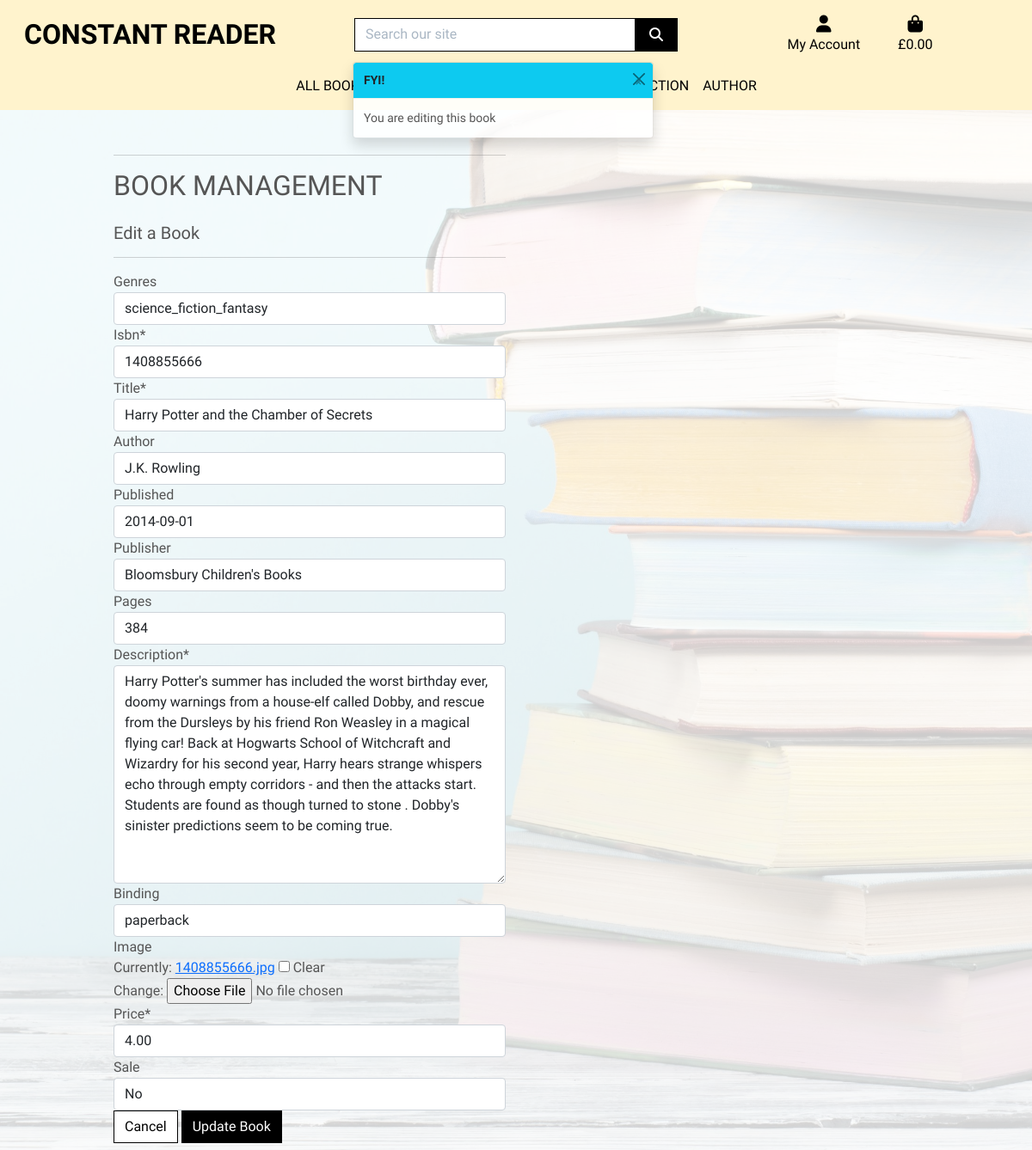
The page /books/edit/2 (signed in) on the database its author committed.
### books/models.py (models this page shows, shortened)
class Books(models.Model):
    class Meta:
        verbose_name_plural = 'Books'
    genres = models.ForeignKey('Genres', null=True, blank=True, on_delete=models.SET_NULL)
    isbn = models.CharField(max_length=15)
    title = models.CharField(max_length=254)
    author = models.CharField(max_length=254, null=True, blank=True)
    published = models.DateField(null=True, blank=True, auto_now=False, auto_now_add=False)
    publisher = models.CharField(max_length=254, null=True, blank=True)
    pages = models.IntegerField(null=True, blank=True)
    description = models.TextField()
    binding = models.CharField(max_length=50, null=True, blank=True)
    image = models.ImageField(null=True, blank=True)
    price = models.DecimalField(max_digits=6, decimal_places=2)
    sale = models.BooleanField(null=True, blank=True)

### books/views.py (the view)
# urls.py: path('edit/<int:book_id>', views.edit_book, name='edit_book'),
@login_required
def edit_book (request, book_id):
    if not request.user.is_superuser:
        messages.error(request, 'Sorry, only store admin can do that')
        return redirect(reverse('home'))
    book = get_object_or_404(Books, pk=book_id)
    if request.method == 'POST':
        form = BookForm(request.POST, request.FILES, instance=book)
        if form.is_valid():
            form.save()
            messages.success(request, 'Successfully updated the book!')
            return redirect(reverse('book_detail', args=[book.id]))
        else:
            messages.error(request, 'Failed to update the book. Please check the details and try again')
    else:
        form = BookForm(instance=book)
        messages.info(request, 'You are editing this book')
    template = 'books/edit_book.html'
    context = {
        'form': form,
        'book': book,
    }
    return render(request, template, context)

### books/forms.py
class BookForm(forms.ModelForm):
    class Meta:
        model = Books
        fields = '__all__'

### bag/contexts.py (called while the page is built, shortened)
def bag_contents(request):
    bag_items = []
    total = 0
    product_count = 0
    bag = request.session.get('bag', {})
    if total < settings.FREE_DELIVERY_THRESHOLD:
        delivery = total * Decimal(settings.STANDARD_DELIVERY_PERCENTAGE / 100)
        free_delivery_delta = settings.FREE_DELIVERY_THRESHOLD - total
    else:
        delivery = 0
        free_delivery_delta = 0
    grand_total = delivery + total
    context = {
        'bag_items': bag_items,
        'total': total,
        'product_count': product_count,
        'delivery': delivery,
        'free_delivery_delta': free_delivery_delta,
        'free_delivery_threshold': settings.FREE_DELIVERY_THRESHOLD,
        'grand_total': grand_total,
    }
    return context

### books/models.py (called while the page is built)
    def __str__(self):
        return self.name

### books/templates/books/edit_book.html (shortened to what this page needs)
{% extends "base.html" %}
{% load static %}
{% block page_header %}
<div class="container header-container">
</div>
{% endblock %}
{% block content %}
<div class="overlay"></div>
<div class="container">
    <div class="row">
        <div class="col-102 col-md-6">
            <hr>
            <h2 class="logo-font mb-4">Book Management</h2>
            <h5>Edit a Book</h5>
            <hr>
        </div>
    </div>
    <div class="row">
        <div class="col-12 col-md-6">
            <form method="POST" action="{% url 'edit_book' book.id %}" class="form mb-2" enctype="multipart/form-data">
                {{ form | crispy }}
                <div class="text-right">
                    <a class="btn btn-outline-black rounded-0" href="{% url 'books'%}">Cancel</a>
                    <button class="btn btn-black rounded-0" type="submit">Update Book</button>
                </div>
            </form>
        </div>
    </div>
</div>
{% endblock %}

### static/css/base.css (style rules this page uses)
html { height: 100%; }
body { background: url('/media/colour-book-pile.jpg') no-repeat center center fixed; background-size: cover; height: calc(100vh - 164px); color: #555; font-family: mirza, sans-serif; }
.overlay { background: url('/media/colour-book-pile.jpg') no-repeat center center fixed; background-size: cover; height: 100%; width: 100%; top: 0; left: 0; position: fixed; background: white; z-index: -1; opacity: 0.8; }
.logo-font { text-transform: uppercase; }
.btn-black { background: black; color: white; }
.btn-outline-black { background: white; color: black !important; border: 1px solid black; }
@media (min-width: 1200px) { .container { max-width: 80%; } }
@media (min-width: 992px) { .header-container { padding-top: 164px; } }

### rows shown on the page
Books: genres "science_fiction_fantasy", isbn "1408855666", title "Harry Potter and the Chamber of Secrets", author "J.K. Rowling", published "2014-09-01", publisher "Bloomsbury Children's Books", pages "384", description "Harry Potter's summer has included the worst birthday ever, doomy warnings from a house-elf called Dobby, and rescue from the Dursleys by his friend Ron Weasley in a magical flying car! Back at Hogwarts School of Witchcraft and Wizardry for his second year, Harry hears strange whispers echo through empty corridors - and then the attacks start. Students are found as though turned to stone . Dobby's sinister predictions seem to be coming true.", binding "paperback", price "4.00", sale "No"

### other values the page prints
{{ message }} "You are editing this book"
